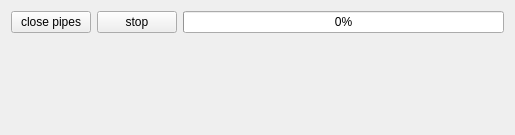
<?xml version="1.0" encoding="UTF-8"?>
<ui version="4.0">
 <class>TabValve</class>
 <widget class="QWidget" name="TabValve">
  <property name="geometry">
   <rect>
    <x>0</x>
    <y>0</y>
    <width>514</width>
    <height>135</height>
   </rect>
  </property>
  <property name="windowTitle">
   <string>Form</string>
  </property>
  <layout class="QGridLayout" name="gridLayout">
   <item row="0" column="0">
    <widget class="QPushButton" name="valveClosePipesStartButton">
     <property name="text">
      <string>close pipes</string>
     </property>
    </widget>
   </item>
   <item row="0" column="1">
    <widget class="QPushButton" name="valveClosePipesStopButton">
     <property name="text">
      <string>stop</string>
     </property>
    </widget>
   </item>
   <item row="0" column="2">
    <widget class="QProgressBar" name="valveClosePipesProgressBar">
     <property name="value">
      <number>0</number>
     </property>
    </widget>
   </item>
   <item row="1" column="0" colspan="3">
    <spacer name="verticalSpacer_7">
     <property name="orientation">
      <enum>Qt::Vertical</enum>
     </property>
     <property name="sizeHint" stdset="0">
      <size>
       <width>493</width>
       <height>81</height>
      </size>
     </property>
    </spacer>
   </item>
  </layout>
 </widget>
 <resources/>
 <connections/>
</ui>
